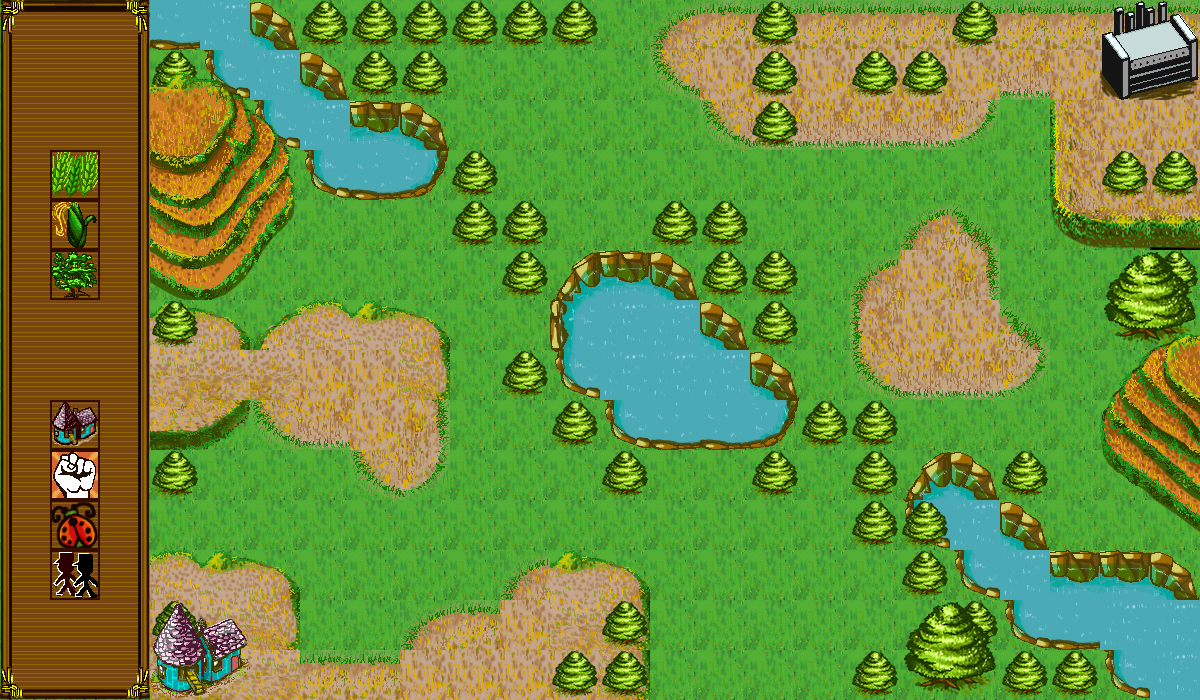

Tiled map render using the project's own tile images. Description and the map definition, with tile-layer contents summarised, below:
An orthogonal 24x14 tile map with 50x50 px tiles, 7 tile layers (baseLayer, firstLayer, secondLayer, placeableLayer, ...).

<map version="1.0" orientation="orthogonal" width="24" height="14" tilewidth="50" tileheight="50">
 <tileset firstgid="1" name="betatextures" tilewidth="50" tileheight="50">
  <image source="betatextures.png" width="1024" height="500" />
 </tileset>
 <layer name="baseLayer" width="24" height="14">
  <data>[336 cells, 336 non-empty, 12 distinct tile ids]</data>
 </layer>
 <layer name="firstLayer" width="24" height="14">
  <data>[336 cells, 47 non-empty, 19 distinct tile ids]</data>
 </layer>
 <layer name="secondLayer" width="24" height="14">
  <data>[336 cells, 128 non-empty, 56 distinct tile ids]</data>
 </layer>
 <layer name="placeableLayer" width="24" height="14">
  <data>[336 cells, 44 non-empty, 1 distinct tile ids]</data>
 </layer>
 <layer name="buttonLayer" width="24" height="14">
  <data>[336 cells, 7 non-empty, 7 distinct tile ids]</data>
 </layer>
 <layer name="buttonframesLayer" width="24" height="14">
  <data>[336 cells, 7 non-empty, 1 distinct tile ids]</data>
 </layer>
 <layer name="highlightLayer" width="24" height="14">
  <data>[336 cells, 0 non-empty, 0 distinct tile ids]</data>
 </layer>
</map>